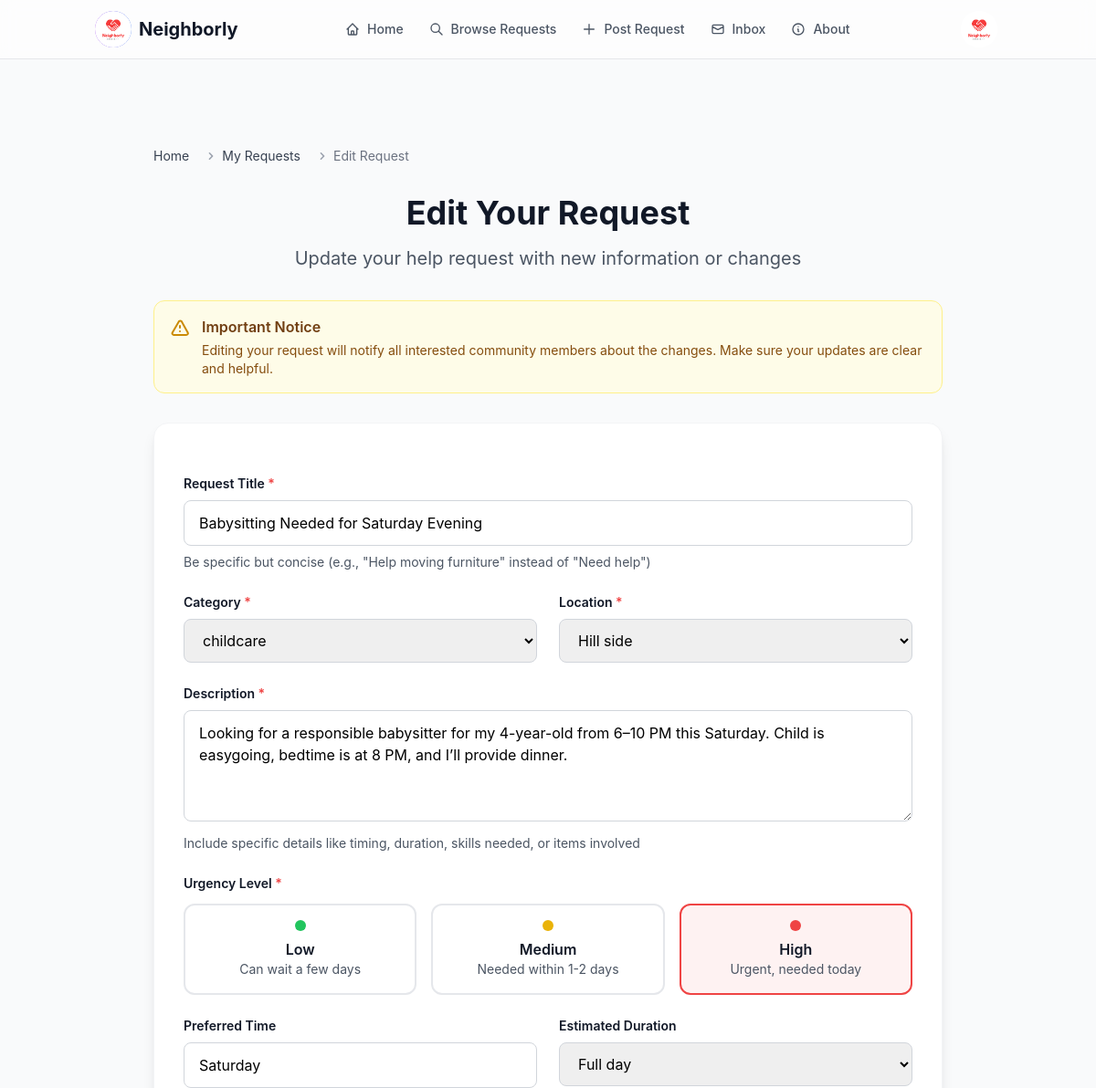
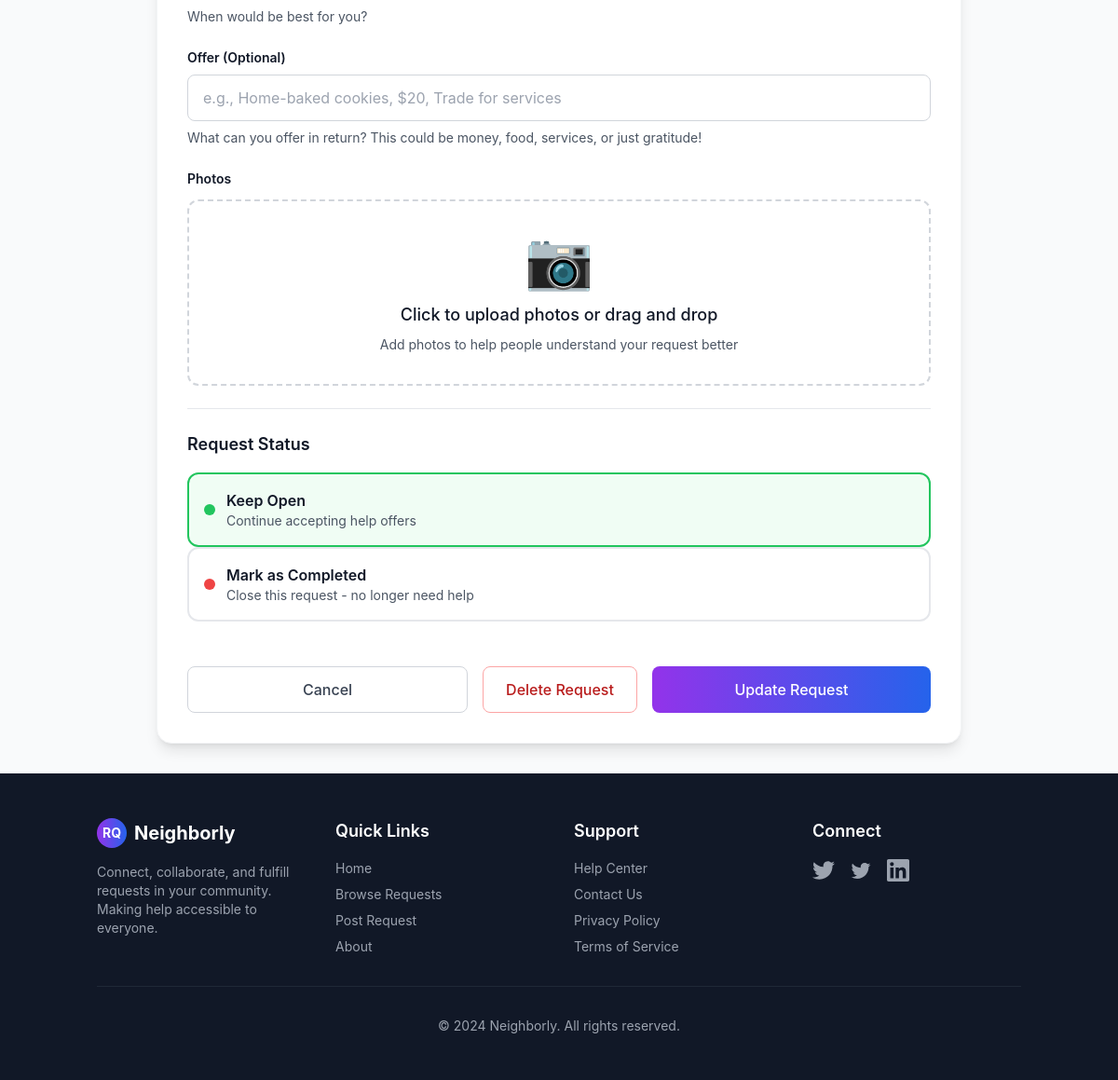
/edit/3 (signed in), run on the app's committed database (2 pictures, top to bottom).
### aid/models.py (models this page shows, shortened)
class Request(models.Model):
    STATUS_CHOICES = [
        ('open', 'Open'),
        ('in_progress', 'In Progress'),
        ('completed', 'Completed'),
        ('cancelled', 'Cancelled'),
    ]
    URGENCY_CHOICES = [
        ('low', 'Low'),
        ('medium', 'Medium'),
        ('high', 'High'),
    ]
    title = models.CharField(max_length=200)
    category = ForeignKey('Category', on_delete=models.CASCADE)
    location = ForeignKey('aid.Location', on_delete=models.CASCADE)
    description = models.TextField()
    urgency_level = models.CharField(max_length=50, choices=URGENCY_CHOICES, default='medium')
    preferred_time = models.CharField(max_length=50, blank=True, null=True)
    estimated_duration = models.CharField(max_length=50, blank=True, null=True)
    skills = models.CharField(max_length=50, blank=True, null=True)
    offer = models.TextField(blank=True, null=True)
    photo = models.ImageField(upload_to='requests_pictures/', blank=True, null=True)
    author = models.ForeignKey(settings.AUTH_USER_MODEL, on_delete=models.CASCADE)
    time_posted = models.DateTimeField(auto_now_add=True)
    status = models.CharField(max_length=20, choices=STATUS_CHOICES, default='open')

### aid/views.py (the view, shortened to what this page needs)
# urls.py: path('edit/<int:request_id>', edit_request, name='edit_request'),
@login_required
def edit_request(request, request_id):
    req = get_object_or_404(Request, id=request_id, author=request.user)
    categories = Category.objects.all()
    locations = Location.objects.all()
    context = {
        'request': req,
        'categories': categories,
        'locations': locations,
    }
    return render(request, 'aid/edit_request.html', context)

### aid/templates/aid/edit_request.html (shortened to what this page needs)
{% extends "aid/base.html" %}
{% load static %}
{% block content %}
<main class="py-8">
    <div class="container mx-auto px-4 max-w-4xl">
        <div class="mb-6">
            <nav class="flex mb-8 text-sm" aria-label="Breadcrumb">
                <ol class="inline-flex items-center space-x-1 md:space-x-3">
                    <li class="inline-flex items-center">
                        <a href="{% url 'aid:home' %}" class="text-gray-700 hover:text-purple-600 transition-colors">Home</a>
                    </li>
                    <li>
                        <div class="flex items-center">
                            <svg class="w-4 h-4 text-gray-400 mx-1" fill="currentColor" viewBox="0 0 20 20">
                                <path fill-rule="evenodd" d="M7.293 14.707a1 1 0 010-1.414L10.586 10 7.293 6.707a1 1 0 011.414-1.414l4 4a1 1 0 010 1.414l-4 4a1 1 0 01-1.414 0z" clip-rule="evenodd"></path>
                            </svg>
                            <a href="{% url 'aid:my_requests' %}" class="text-gray-700 hover:text-purple-600 transition-colors">My Requests</a>
                        </div>
                    </li>
                    <li>
                        <div class="flex items-center">
                            <svg class="w-4 h-4 text-gray-400 mx-1" fill="currentColor" viewBox="0 0 20 20">
                                <path fill-rule="evenodd" d="M7.293 14.707a1 1 0 010-1.414L10.586 10 7.293 6.707a1 1 0 011.414-1.414l4 4a1 1 0 010 1.414l-4 4a1 1 0 01-1.414 0z" clip-rule="evenodd"></path>
                            </svg>
                            <span class="text-gray-500">Edit Request</span>
                        </div>
                    </li>
                </ol>
            </nav>
        </div>
        <div class="text-center mb-8">
            <h1 class="text-3xl md:text-4xl font-bold text-gray-900 mb-4">Edit Your Request</h1>
            <p class="text-xl text-gray-600 max-w-2xl mx-auto">
                Update your help request with new information or changes
            </p>
        </div>
        <div class="bg-yellow-50 border border-yellow-200 rounded-xl p-4 mb-8">
            <div class="flex items-start">
                <div>
                    <h3 class="font-semibold text-yellow-900 mb-1">Important Notice</h3>
                    <p class="text-yellow-800 text-sm">Editing your request will notify all interested community members about the changes. Make sure your updates are clear and helpful.</p>
                </div>
            </div>
        </div>
        <div class="bg-white rounded-2xl shadow-lg border border-gray-100 p-8">
            <form id="edit-request-form" method="POST" enctype="multipart/form-data" class="space-y-6">
                <div class="space-y-2">
                    <label for="title" class="block text-sm font-semibold text-gray-900">
                        Request Title <span class="text-red-500">*</span>
                    </label>
                    <input type="text" id="title" name="title" maxlength="100" required value="{{ request.title }}"
                           class="w-full px-4 py-3 border border-gray-300 rounded-lg focus:ring-2 focus:ring-purple-500 focus:border-transparent transition-colors"
                           placeholder="Brief, clear title for your request">
                    <p class="text-sm text-gray-600">Be specific but concise (e.g., "Help moving furniture" instead of "Need help")</p>
                </div>
                <div class="grid grid-cols-1 md:grid-cols-2 gap-6">
                    <div class="space-y-2">
                        <label for="category" class="block text-sm font-semibold text-gray-900">
                            Category <span class="text-red-500">*</span>
                        </label>
                        <select id="category" name="category" required
                                class="w-full px-4 py-3 border border-gray-300 rounded-lg focus:ring-2 focus:ring-purple-500 focus:border-transparent transition-colors">
                            {% for category in categories %}
                                {%if category.name == request.category.name%}
                                    <option value="{{ category.id }}" selected>{{ category.name }}</option>
                                {%else%}<option value="{{ category.id }}">{{ category.name }}</option>
                                {%endif%}
                            {% endfor %}
                        </select>
                    </div>
                    <div class="space-y-2">
                        <label for="location" class="block text-sm font-semibold text-gray-900">
                            Location <span class="text-red-500">*</span>
                        </label>
                        <select id="location" name="location" required
                                class="w-full px-4 py-3 border border-gray-300 rounded-lg focus:ring-2 focus:ring-purple-500 focus:border-transparent transition-colors">
                            {% for location in locations %}
                                {%if location.name == request.location.name%}
                                    <option value="{{ location.id }}" selected>{{ location.name }}</option>
                                {%else%}<option value="{{ location.id }}">{{ location.name }}</option>
                                {%endif%}
                            {% endfor %}
                        </select>
                    </div>
                </div>
                <div class="space-y-2">
                    <label for="description" class="block text-sm font-semibold text-gray-900">
                        Description <span class="text-red-500">*</span>
                    </label>
                    <textarea id="description" name="description" rows="4" required
                              class="w-full px-4 py-3 border border-gray-300 rounded-lg focus:ring-2 focus:ring-purple-500 focus:border-transparent transition-colors resize-y"
                              placeholder="Describe what you need help with, when, and any important details...">{{ request.description }}</textarea>
                    <p class="text-sm text-gray-600">Include specific details like timing, duration, skills needed, or items involved</p>
                </div>
                <div class="space-y-3">
                    <label class="block text-sm font-semibold text-gray-900">
                        Urgency Level <span class="text-red-500">*</span>
                    </label>
                    <div class="grid grid-cols-1 md:grid-cols-3 gap-4">
                        <label class="relative">
                            <div class="p-4 border-2 border-gray-200 rounded-xl cursor-pointer transition-all peer-checked:border-green-500 peer-checked:bg-green-50 hover:border-green-300 no-auto-delete">
                                <div class="flex items-center justify-center mb-2">
                                    <div class="w-3 h-3 bg-green-500 rounded-full"></div>
                                </div>
                                <div class="text-center">
                                    <div class="font-semibold text-gray-900">Low</div>
                                    <div class="text-sm text-gray-600">Can wait a few days</div>
                                </div>
                            </div>
                        </label>
                        <label class="relative">
                            <div class="p-4 border-2 border-gray-200 rounded-xl cursor-pointer transition-all peer-checked:border-yellow-500 peer-checked:bg-yellow-50 hover:border-yellow-300 no-auto-delete">
                                <div class="flex items-center justify-center mb-2">
                                    <div class="w-3 h-3 bg-yellow-500 rounded-full"></div>
                                </div>
                                <div class="text-center">
                                    <div class="font-semibold text-gray-900">Medium</div>
                                    <div class="text-sm text-gray-600">Needed within 1-2 days</div>
                                </div>
                            </div>
                        </label>
                        <label class="relative">
                            <div class="p-4 border-2 border-gray-200 rounded-xl cursor-pointer transition-all peer-checked:border-red-500 peer-checked:bg-red-50 hover:border-red-300 no-auto-delete">
                                <div class="flex items-center justify-center mb-2">
                                    <div class="w-3 h-3 bg-red-500 rounded-full"></div>
                                </div>
                                <div class="text-center">
                                    <div class="font-semibold text-gray-900">High</div>
                                    <div class="text-sm text-gray-600">Urgent, needed today</div>
                                </div>
                            </div>
                        </label>
                    </div>
                </div>
                <div class="grid grid-cols-1 md:grid-cols-2 gap-6">
                    <div class="space-y-2">
                        <label for="preferred-time" class="block text-sm font-semibold text-gray-900">Preferred Time</label>
                        <input type="text" id="preferred-time" name="preferred-time" value="{{ request.preferred_time }}"
                               class="w-full px-4 py-3 border border-gray-300 rounded-lg focus:ring-2 focus:ring-purple-500 focus:border-transparent transition-colors"
                               placeholder="e.g., Weekday evenings, Saturday morning">
                        <p class="text-sm text-gray-600">When would be best for you?</p>
                    </div>
                    <div class="space-y-2">
                        <label for="duration" class="block text-sm font-semibold text-gray-900">Estimated Duration</label>
                        <select id="duration" name="duration"
                                class="w-full px-4 py-3 border border-gray-300 rounded-lg focus:ring-2 focus:ring-purple-500 focus:border-transparent transition-colors">
                            <option value="fullday" {% if request.estimated_duration == "fullday" %}selected{% endif %}>Full day</option>
                        </select>
                    </div>
                </div>
                <div class="space-y-2">
                    <label for="compensation" class="block text-sm font-semibold text-gray-900">Offer (Optional)</label>
                    <input type="text" id="compensation" name="compensation" value="{{ request.offer }}"
                           class="w-full px-4 py-3 border border-gray-300 rounded-lg focus:ring-2 focus:ring-purple-500 focus:border-transparent transition-colors"
                           placeholder="e.g., Home-baked cookies, $20, Trade for services">
                    <p class="text-sm text-gray-600">What can you offer in return? This could be money, food, services, or just gratitude!</p>
                </div>
                <div class="space-y-3">
                    <label class="block text-sm font-semibold text-gray-900">Photos</label>
                    <div class="photo-upload border-2 border-dashed border-gray-300 rounded-xl p-8 text-center hover:border-purple-400 transition-colors cursor-pointer" id="photo-upload">
                        <div class="text-6xl mb-4">📷</div>
                        <p class="text-lg font-medium text-gray-900 mb-2">
                            {% if request.photo %}Replace photo{% else %}Click to upload photos{% endif %} or drag and drop
                        </p>
                        <p class="text-sm text-gray-600">Add photos to help people understand your request better</p>
                    </div>
                </div>
                <div class="border-t border-gray-200 pt-6">
                    <h3 class="text-lg font-semibold text-gray-900 mb-4">Request Status</h3>
                    <div class="space-y-3">
                        <label class="relative">
                            <div class="p-4 border-2 border-gray-200 rounded-xl cursor-pointer transition-all peer-checked:border-green-500 peer-checked:bg-green-50 hover:border-green-300 flex items-center">
                                <div class="w-3 h-3 bg-green-500 rounded-full mr-3"></div>
                                <div>
                                    <div class="font-semibold text-gray-900">Keep Open</div>
                                    <div class="text-sm text-gray-600">Continue accepting help offers</div>
                                </div>
                            </div>
                        </label>
                        <label class="relative">
                            <div class="p-4 border-2 border-gray-200 rounded-xl cursor-pointer transition-all peer-checked:border-red-500 peer-checked:bg-red-50 hover:border-red-300 flex items-center">
                                <div class="w-3 h-3 bg-red-500 rounded-full mr-3"></div>
                                <div>
                                    <div class="font-semibold text-gray-900">Mark as Completed</div>
                                    <div class="text-sm text-gray-600">Close this request - no longer need help</div>
                                </div>
                            </div>
                        </label>
                    </div>
                </div>
                <div class="flex flex-col sm:flex-row gap-4 pt-6">
                    <a href="{% url 'aid:request_detail' request.id%}"
                       class="flex-1 px-6 py-3 border border-gray-300 text-gray-700 font-medium rounded-lg hover:bg-gray-50 transition-colors text-center">
                        Cancel
                    </a>
                    <button type="button" onclick="confirmDelete()"
                            class="px-6 py-3 border border-red-300 text-red-700 font-medium rounded-lg hover:bg-red-50 transition-colors">
                        Delete Request
                    </button>
                    <button type="submit"
                            class="flex-1 px-6 py-3 bg-gradient-to-r from-purple-600 to-blue-600 text-white font-medium rounded-lg hover:from-purple-700 hover:to-blue-700 btn-hover transition-all duration-300">
                        Update Request
                    </button>
                </div>
            </form>
        </div>
    </div>
</main>
{% endblock %}

### aid/templates/aid/base.html (style rules this page uses)
* { transition: background-color 0.2s ease, border-color 0.2s ease, color 0.2s ease; }

### data on the page
Request: title "Babysitting Needed for Saturday Evening", description "Looking for a responsible babysitter for my 4-year-old from 6–10 PM this Saturday. Child is easygoing, bedtime is at 8 PM, and I’ll provide dinner.", preferred-time "Saturday", duration "Full day"

### other printed values
form field category "childcare"
form field location "Hill side"
